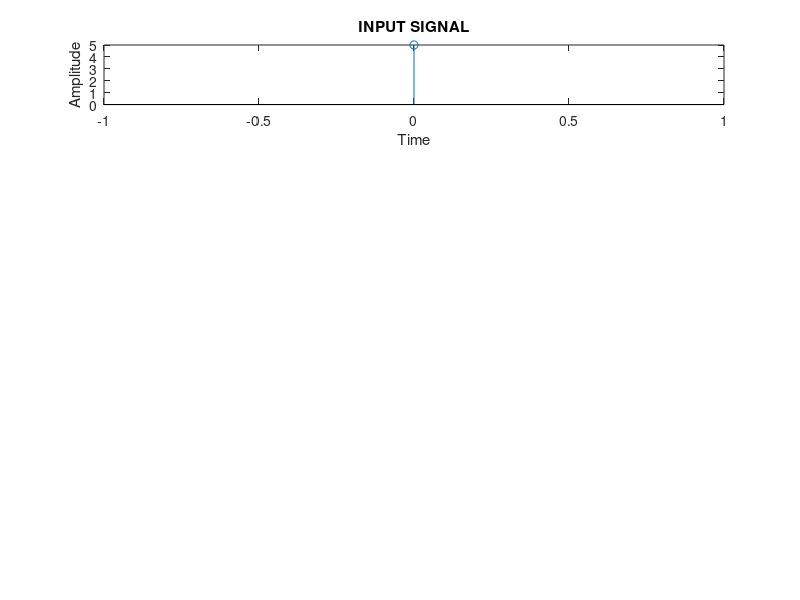

Write MATLAB code to recreate this figure. (Note: this script raises an error after producing the figure.)
% Frequency analysis using DFT-FFT

clc
clear ALL
close all

x = input('Enter the sequence:');
N1 = length(x);
n = 0: N1 - 1;
subplot(5,1,1), stem(n,x);
xlabel('Time'), ylabel('Amplitude');
title('INPUT SIGNAL');

N = input('Enter the length of the sequence:');

if(N > N1)
    x = [x, zeros(N - N1)];
end

y = fft(x, N);

y1 = real(y);
N2 = length(y1);
n = 0: N2 - 1;
subplot(5,1,2), stem(n,y1);
xlabel('Time'), ylabel('Amplitude');
title('REAL PART');

y2 = imag(y);
N3 = length(y2);
n = 0: N3 - 1;
subplot(5,1,3), stem(n,y2);
xlabel('Time'), ylabel('Amplitude');
title('IMAGINARY PART');

y3 = abs(y);
N4 = length(y3);
n = 0: N4 - 1;
subplot(5,1,4), plot(n,y3);
xlabel('Time'), ylabel('Amplitude');
title('MAGNITUDE');

y4 = angle(y);
N5 = length(y4);
n = 0: N5 - 1;
subplot(5,1,5), plot(n,y4);
xlabel('Time'), ylabel('Amplitude');
title('ANGLE');
